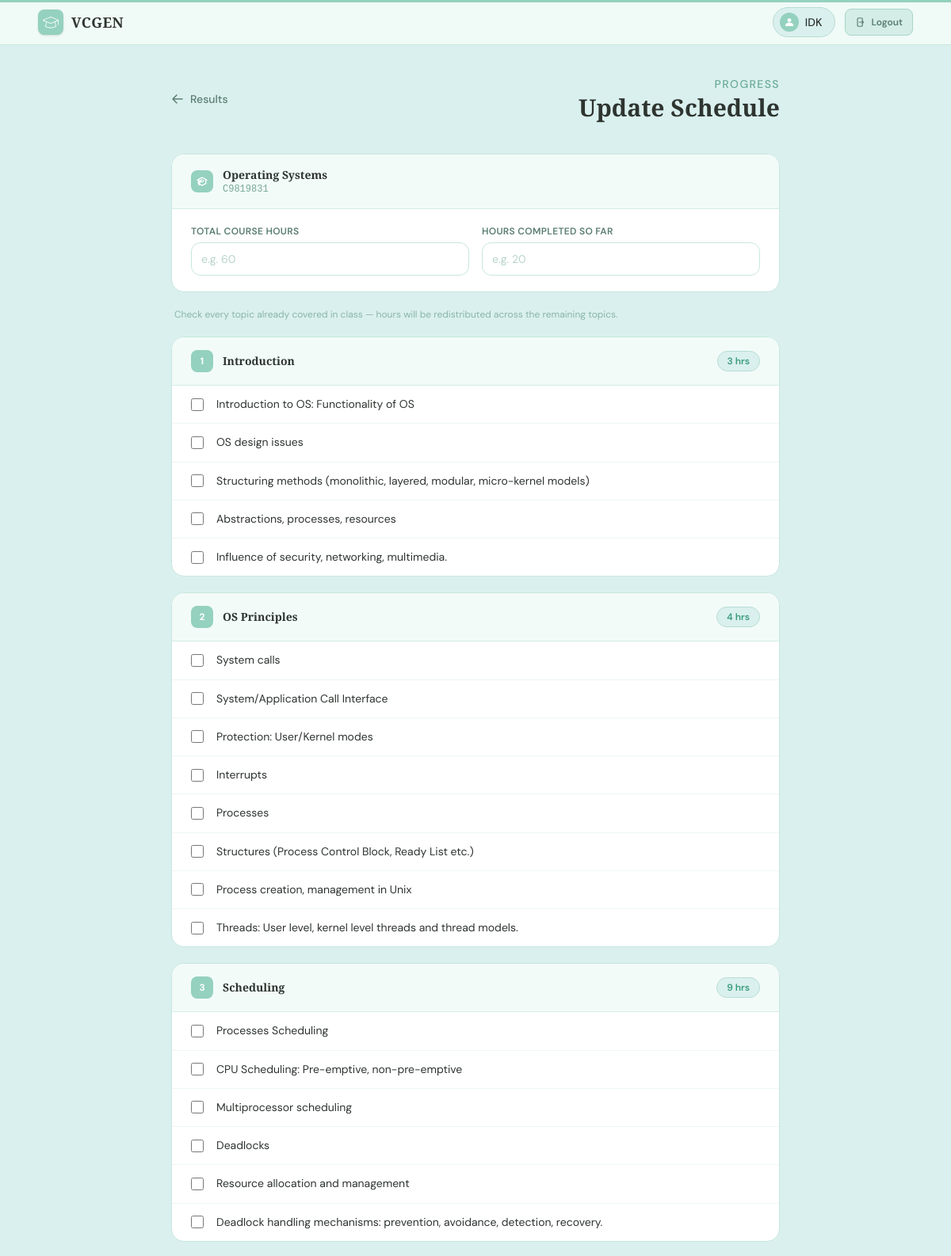
Page /updateprogress/C9819831 (signed in, upper part) on the committed database.
### main/models.py (models this page shows, shortened)
class Teacher(models.Model):
    teacher_id=models.CharField(max_length=8,primary_key=True)
    name=models.CharField(max_length=20)
    email=models.EmailField(null=False)
    password=models.CharField(null=False,max_length=128)

class Course(models.Model):
    course_id=models.CharField(max_length=8,primary_key=True)
    teacher=models.ForeignKey(Teacher,on_delete=models.CASCADE)
    name=models.CharField(max_length=20)
    hours=models.IntegerField()
    split=models.DecimalField(decimal_places=3,max_digits=10)
    accepting_response=models.BooleanField(default=True)

class Module(models.Model):
    module_id=models.CharField(max_length=8,primary_key=True)
    course=models.ForeignKey(Course,on_delete=models.CASCADE)
    hours=models.IntegerField()
    name=models.CharField(max_length=100)

class Topics(models.Model):
    topic_id=models.CharField(max_length=8,primary_key=True)
    module=models.ForeignKey(Module,on_delete=models.CASCADE)
    content=models.CharField(max_length=100)
    mapped_skill=models.JSONField()
    skill_confidence = models.JSONField(default=dict)
    teacherweight=models.DecimalField(decimal_places=3,max_digits=10)
    studentweight=models.DecimalField(decimal_places=3,max_digits=10)

### main/views.py (the view, shortened to what this page needs)
# urls.py: path("updateprogress/<str:class_id>",views.update_progress,name="update_progress"),
def update_progress(request, class_id):
    context = {}
    if 'user' not in request.session:
        return redirect('login')
    else:
        context['name'] = Teacher.objects.filter(teacher_id=request.session['user'])[0].name
    ourclass = Course.objects.filter(course_id=class_id)
    if len(ourclass) < 1:
        return redirect('classes')
    ourclass = ourclass[0]
    modules = Module.objects.filter(course=ourclass)
    class cusModule:
        def __init__(self, mod):
            self.name = mod.name
            self.hours = mod.hours
            self.topics = []
        def addtopic(self, topic):
            self.topics.append(topic)
    datamodules = []
    for mod in modules:
        curmod = cusModule(mod)
        for topic in Topics.objects.filter(module=mod):
            curmod.addtopic(topic)
        datamodules.append(curmod)
    context['cid'] = class_id
    context['cname'] = ourclass.name
    context['modules'] = datamodules
    return render(request, "main/dynamic.html", context=context)

### main/templates/main/dynamic.html (shortened to what this page needs)
{% extends "base.html" %}
{% block body %}
<main class="min-h-screen bg-[#daf0ee] px-4 py-10 sm:px-6 lg:px-12">
  <div class="max-w-3xl mx-auto">
    <div class="flex items-center justify-between gap-4 mb-10">
      <button
        onclick="location.href='/results/{{cid}}';"
        class="inline-flex items-center gap-2 text-sm font-medium text-[#5a7d72] hover:text-[#2e3430] transition-colors hover:cursor-pointer group"
      >
        <svg xmlns="http://www.w3.org/2000/svg" class="w-4 h-4 group-hover:-translate-x-0.5 transition-transform" fill="none" viewBox="0 0 24 24" stroke-width="2.2" stroke="currentColor">
          <path stroke-linecap="round" stroke-linejoin="round" d="M10.5 19.5 3 12m0 0 7.5-7.5M3 12h18"/>
        </svg>
        Results
      </button>
      <div class="text-right">
        <p class="text-sm font-medium text-[#6aab97] uppercase tracking-widest mb-0.5">Progress</p>
        <h1 class="text-3xl font-bold text-[#2e3430] cusfont">Update Schedule</h1>
      </div>
    </div>
    <form method="POST" class="flex flex-col gap-5">
      <div class="bg-white border border-[#c8e6df] rounded-2xl overflow-hidden hover:border-[#94d1be] transition-colors duration-200">
        <div class="flex items-center gap-3 px-6 py-4 bg-[#f2fbf8] border-b border-[#d4ede6]">
          <div class="w-7 h-7 rounded-lg bg-[#94d1be] flex items-center justify-center flex-shrink-0">
          </div>
          <div>
            <h2 class="text-sm font-semibold text-[#2e3430] cusfont">{{ cname }}</h2>
            <p class="text-xs font-mono text-[#7aaa98]">{{ cid }}</p>
          </div>
        </div>
        <div class="px-6 py-5 grid sm:grid-cols-2 gap-4">
          <div>
            <label class="block text-xs font-semibold text-[#5a7d72] uppercase tracking-wide mb-1.5">Total Course Hours</label>
            <input
              type="number"
              name="total_hours"
              min="0"
              placeholder="e.g. 60"
              class="w-full px-3 py-2.5 text-sm border border-[#c8e6df] rounded-xl focus:outline-none focus:ring-2 focus:ring-[#94d1be] focus:border-transparent text-[#2e3430] placeholder-[#b8d4cc] transition"
              required
            />
          </div>
          <div>
            <label class="block text-xs font-semibold text-[#5a7d72] uppercase tracking-wide mb-1.5">Hours Completed So Far</label>
            <input
              type="number"
              name="completed_hours"
              min="0"
              placeholder="e.g. 20"
              class="w-full px-3 py-2.5 text-sm border border-[#c8e6df] rounded-xl focus:outline-none focus:ring-2 focus:ring-[#94d1be] focus:border-transparent text-[#2e3430] placeholder-[#b8d4cc] transition"
              required
            />
          </div>
        </div>
      </div>
      <p class="text-xs text-[#8ab5a8] px-1">
        Check every topic already covered in class — hours will be redistributed across the remaining topics.
      </p>
      {% for module in modules %}
      <div class="bg-white border border-[#c8e6df] rounded-2xl overflow-hidden hover:border-[#94d1be] transition-colors duration-200">
        <div class="flex items-center justify-between px-6 py-4 bg-[#f2fbf8] border-b border-[#d4ede6]">
          <div class="flex items-center gap-3">
            <span class="w-7 h-7 rounded-lg bg-[#94d1be] text-white text-xs font-bold flex items-center justify-center flex-shrink-0">
              {{ forloop.counter }}
            </span>
            <h3 class="text-sm font-semibold text-[#2e3430] cusfont">{{ module.name }}</h3>
          </div>
          <span class="text-xs font-semibold text-[#3b9c7e] bg-[#daf0ee] border border-[#b8ddd4] px-3 py-1 rounded-full">
            {{ module.hours }} hrs
          </span>
        </div>
        <ul class="divide-y divide-[#edf7f4]">
          {% for topic in module.topics %}
          <li>
            <label class="flex items-center gap-4 px-6 py-3.5 hover:bg-[#f9fdfb] transition-colors duration-150 cursor-pointer">
              <input
                type="checkbox"
                name="completed_topics"
                value="{{ topic.topic_id }}"
                class="h-4 w-4 rounded border-[#94d1be] accent-[#94d1be] cursor-pointer flex-shrink-0"
              />
              <span class="text-sm text-[#2e3430] leading-snug">{{ topic.content }}</span>
            </label>
          </li>
          {% endfor %}
        </ul>
      </div>
      {% endfor %}
    </form>
  </div>
</main>
{% endblock %}

### main/templates/main/base.html (shortened to what this page needs)
<html>
  <head>
    {% load static %}
    <script src="https://cdn.jsdelivr.net/npm/@tailwindcss/browser@4"></script>
  </head>
  <body>
    <header id="site-header" class="px-4 sm:px-6 lg:px-12">
      <div class="max-w-7xl mx-auto flex items-center justify-between h-14">
        <div
          class="flex items-center gap-2.5 hover:cursor-pointer group"
          onclick="location.href='/';"
        >
          {% load static %}
          <div class="w-8 h-8 rounded-lg bg-[#94d1be] flex items-center justify-center flex-shrink-0 group-hover:bg-[#7ec4af] transition-colors duration-200 shadow-sm">
            <img src="{% static 'main/education-svg.svg' %}" class="h-5 w-5 brightness-0 invert" alt="VCGEN logo" />
          </div>
          <span class="text-lg font-bold text-[#2e3430] cusfont tracking-wide group-hover:text-[#3b9c7e] transition-colors duration-200">
            VCGEN
          </span>
        </div>
        {% if name %}
        <div class="flex items-center gap-3">
          <div class="flex items-center gap-2 bg-[#daf0ee] border border-[#b8ddd4] rounded-full pl-2 pr-4 py-1.5">
            <div class="w-6 h-6 rounded-full bg-[#94d1be] flex items-center justify-center flex-shrink-0">
              {% load static %}
              <img src="{% static 'main/person-svg.svg' %}" class="h-3.5 w-3.5 brightness-0 invert" alt="" />
            </div>
            <span class="text-sm font-medium text-[#2e3430]">{{ name }}</span>
          </div>
          <button
            onclick="location.href='/';"
            class="inline-flex items-center gap-1.5 text-xs font-semibold text-[#5a7d72] bg-[#d4ede6] hover:bg-[#c2e3d8] border border-[#a8d5c8] px-3 py-2 rounded-lg transition-all duration-150 hover:cursor-pointer"
          >
            Logout
          </button>
        </div>
        {% endif %}
      </div>
    </header>
    {% block body %}
    {% endblock %}
          {% load static %}
  </body>
</html>

### main/templates/main/base.html (style rules this page uses)
*, *::before, *::after { box-sizing: border-box; }
html, body { margin: 0; padding: 0; }
body { font-family: 'DM Sans', sans-serif; background-color: #daf0ee; color: #3b413c; display: flex; flex-direction: column; min-height: 100vh; }
.cusfont { font-family: 'Playfair Display', serif; font-optical-sizing: auto; }
#site-header { box-shadow: inset 0 3px 0 0 #94d1be, 0 1px 0 0 #c8e6df; background-color: #f0faf6; position: sticky; top: 0; z-index: 50; }

### rows in the picture
Teacher: name "IDK"
Course: name "Operating Systems"
Module: name "Introduction"
Topics: content "Introduction to OS: Functionality of OS"
Topics: content "OS design issues"
Topics: content "Structuring methods (monolithic, layered, modular, micro-kernel models)"
Topics: content "Abstractions, processes, resources"
Topics: content "Influence of security, networking, multimedia."
Module: name "OS Principles"
Topics: content "System calls"
Topics: content "System/Application Call Interface"
Topics: content "Protection: User/Kernel modes"
Topics: content "Interrupts"
Topics: content "Processes"
Topics: content "Structures (Process Control Block, Ready List etc.)"
Topics: content "Process creation, management in Unix"
Topics: content "Threads: User level, kernel level threads and thread models."
Module: name "Scheduling"
Topics: content "Processes Scheduling"
Topics: content "CPU Scheduling: Pre-emptive, non-pre-emptive"
Topics: content "Multiprocessor scheduling"
Topics: content "Deadlocks"
Topics: content "Resource allocation and management"
Topics: content "Deadlock handling mechanisms: prevention, avoidance, detection, recovery."

### other values in the picture
{{ cid }} "C9819831"
{{ module.hours }} "3" "4" "9"
